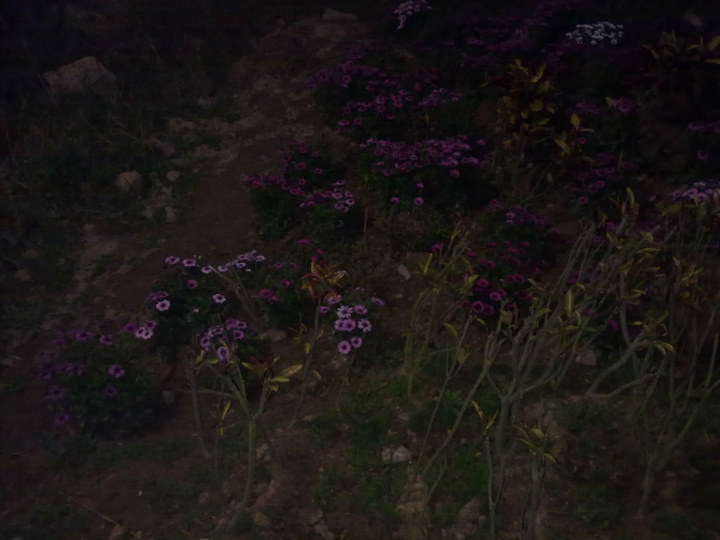
#> input picture 09.bmp, 720 x 540 px
$ python variational_model.py   (older library calls are emulated)
#> lines starting #> are read from the running program, lines starting #| are printed output that depends on the picture
### dark_channel_prior.py
import cv2
import numpy as np

class DarkChannelPrior:

    def __init__(self,
                 wsize,
                 ratio):
        """
        :param wsize : size of window for dark channel
        :param ratio: ratio of pixels used to estimate the atmosphere
        """
        self.wsize = wsize
        self.ratio = ratio


    def dark_channel(self, img):
        b, g, r = cv2.split(img)
        min_img = cv2.min(r, cv2.min(g, b))
        kernel = cv2.getStructuringElement(cv2.MORPH_RECT, (self.wsize, self.wsize))
        dark = cv2.erode(min_img, kernel)
        return dark

    def get_atmosphere(self, img, dark):
        img = img.reshape([-1, 3])
        img_dark = dark.flatten()
        top_k_index = np.argsort(img_dark)[-int(img_dark.size * self.ratio):]
        return np.max(np.take(img, top_k_index, axis=0), axis=0)

    def get_transmission(self, img, A):
        kernel = cv2.getStructuringElement(cv2.MORPH_RECT, (5, 5))
        return 1.0 - cv2.morphologyEx(self.dark_channel(img/A), cv2.MORPH_OPEN, kernel)

    def dehaze(self, img):
        dark = self.dark_channel(img)
        A = self.get_atmosphere(img, dark)
        print(A)
        print(dark.shape, A.shape)
        return A, self.get_transmission(img, A)

### padding.py
import numpy as np

def zero_pad(image, shape, position='corner'):
    shape = np.asarray(shape, dtype=int)
    imshape = np.asarray(image.shape, dtype=int)
    if np.alltrue(imshape == shape):
        return image

    if np.any(shape <= 0):
        raise ValueError("ZERO_PAD: null or negative shape given")

    dshape = shape - imshape
    if np.any(dshape < 0):
        raise ValueError("ZERO_PAD: target size smaller than source one")

    pad_img = np.zeros(shape, dtype=image.dtype)

    idx, idy = np.indices(imshape)

    if position == 'center':
        if np.any(dshape % 2 != 0):
            raise ValueError("ZERO_PAD: source and target shapes "
                             "have different parity.")
        offx, offy = dshape // 2
    else:
        offx, offy = (0, 0)

    pad_img[idx + offx, idy + offy] = image

    return pad_img

def psf2otf(psf, shape):
    if np.all(psf == 0):
        return np.zeros_like(psf)

    inshape = psf.shape

    psf_pad = zero_pad(psf, shape, position='corner')

    for axis, axis_size in enumerate(inshape):
        psf_pad = np.roll(psf_pad, -int(axis_size / 2), axis=axis)

    otf = np.fft.fft2(psf_pad)
    n_ops = np.sum(psf_pad.size * np.log2(psf_pad.shape))
    otf = np.real_if_close(otf, tol=n_ops)
    return otf

def getKernel(img):
    sizeF = np.shape(img)
    kernel = np.expand_dims(np.array([1.0]), axis=1)
    eigsK = psf2otf(kernel, sizeF)
    diff_kernel = np.expand_dims(np.array([1, -1]), axis=1)
    eigsDtD = np.abs(psf2otf(diff_kernel, sizeF)) ** 2 + np.abs(psf2otf(diff_kernel.T, sizeF)) ** 2
    return eigsK, eigsDtD

### variational_model.py
import cv2
import numpy as np

import dark_channel_prior as DCP
import padding as PD

class VariationalModel(object):

    def __init__(self, t0, alpha, beta, lam1, lam2):
        self.t0 = t0
        self.alpha = alpha
        self.beta = beta
        self.lam1 = lam1
        self.lam2 = lam2
        self.kernel = np.array([[0, 0, 0],
                                [-1, 0, 1],
                                [0, 0, 0]])

    def shrinkage(self, img, bh, bv, lam):
       former_h = cv2.filter2D(img.astype(dtype=np.float32), cv2.CV_32F, self.kernel) + bh
       former_v = cv2.filter2D(img.astype(dtype=np.float32), cv2.CV_32F, self.kernel.T) + bv
       latter = 1. / (2. * lam)

       tmp_h = np.maximum(np.abs(former_h) - latter, 0.0)
       tmp_v = np.maximum(np.abs(former_v) - latter, 0.0)

       dh = np.sign(former_h) * tmp_h
       dv = np.sign(former_v) * tmp_v

       return dh, dv

    def diff(self, img, bh, bv, dh, dv):
        new_bh = bh + cv2.filter2D(img.astype(dtype=np.float32), cv2.CV_32F, self.kernel) - dh
        new_bv = bv + cv2.filter2D(img.astype(dtype=np.float32), cv2.CV_32F, self.kernel.T) - dv
        return new_bh, new_bv

    def optimization(self, img):
        # 配列用意
        H, W = img.shape
        R = np.zeros((H, W), dtype=np.float32)                                                                      # 出力画像              => (W, H, 1) float32型
        T = self.t0                                                                                                 # 透過率マップ          => (W, H, 1) float32型

        bh = np.zeros((H, W), dtype=np.float32)
        bv = np.zeros((H, W), dtype=np.float32)
        vh = np.zeros((H, W), dtype=np.float32)
        vv = np.zeros((H, W), dtype=np.float32)

        F_conj_h = PD.psf2otf(np.expand_dims(np.array([1, -1]), axis=1), img.shape[:2]).conjugate()                 # FFT derivative operateor horizontal
        F_conj_v = PD.psf2otf(np.expand_dims(np.array([1, -1]), axis=1).T, img.shape[:2]).conjugate()               # FFT derivative operateor verical
        F_delta, F_div = PD.getKernel(img)

        count = 0
        while(count < 5):
            # Step1.
            dh, dv = self.shrinkage(R, bh, bv, self.lam1)
            phi1 = F_conj_h * np.fft.fft2(dh - bh) + F_conj_v * np.fft.fft2(dv - bv)
            # Step2.
            tmp = img / np.maximum(T, 0.3)
            top = np.fft.fft2(tmp) + self.alpha * self.lam1 * phi1
            bottom = F_delta + self.alpha * self.lam1 * F_div
            R = np.real(np.fft.ifft2(top / bottom))
            # Step3.
            bh, bv = self.diff(R, bh, bv, dh, dv)
            R = np.maximum(R, img)
            # Step4.
            uh, uv = self.shrinkage(T, vh, vv, self.lam2)
            phi2 = F_conj_h * np.fft.fft2(uh - vh) + F_conj_v * np.fft.fft2(uv - vv)
            top = np.fft.fft2(img/(R + 0.001)) + self.beta * self.lam2 * phi2
            bottom = F_delta + self.beta * self.lam2 * F_div
            T = np.real(np.fft.ifft2(top / bottom))
            # Step5.
            vh, vv = self.diff(T, vh, vv, uh, uv)
            T = np.maximum(np.minimum(T, 1.0), 0.0)
            count += 1
            #cv2.imshow("result", R.astype(dtype=np.uint8))
            cv2.imshow("T", T)
            cv2.waitKey(0)
        return R, T

if __name__ == '__main__':
    img = cv2.imread("09.bmp")
#> img is the input picture: shape (540, 720, 3); mean B, G, R 20.8, 22.6, 26.9
    img = img.astype(dtype=np.float32)
    A, inital_transmission = DCP.DarkChannelPrior(wsize=15, ratio=0.001).dehaze((img).astype(dtype=np.float32))
#> in dark_channel, `dark = cv2.erode(min_img, kernel)`:
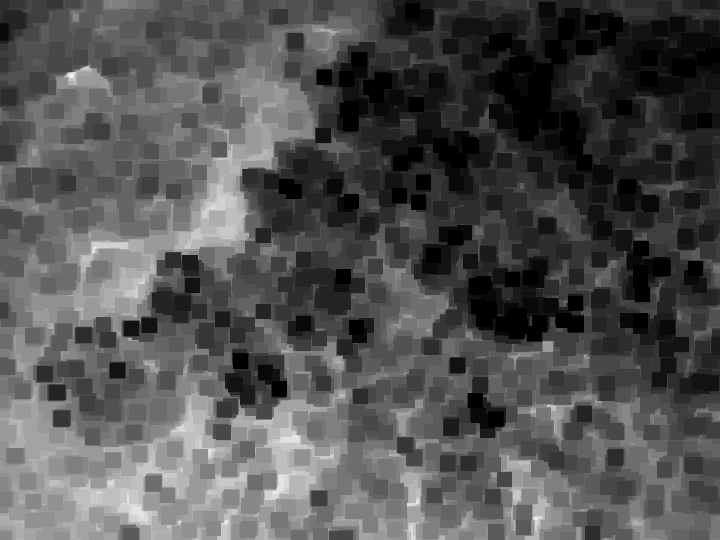
#> dark: shape (540, 720) float32; min 0, max 28, mean 9; drawn with min black and max white
#> in get_atmosphere, `top_k_index = np.argsort(img_dark)[-int(img_dark.size * self.ratio):]`: top_k_index = 388 values, max 382732 at index 250, min 52629 at index 201, mean 325455.8
#> in dehaze, `A = self.get_atmosphere(img, dark)`: A = [52, 58, 73]
#| [52. 58. 73.]
#| (540, 720) (3,)
#> in get_transmission, `return 1.0 - cv2.morphologyEx(self.dark_channel(img/A), cv2.MORPH_OPEN..`:
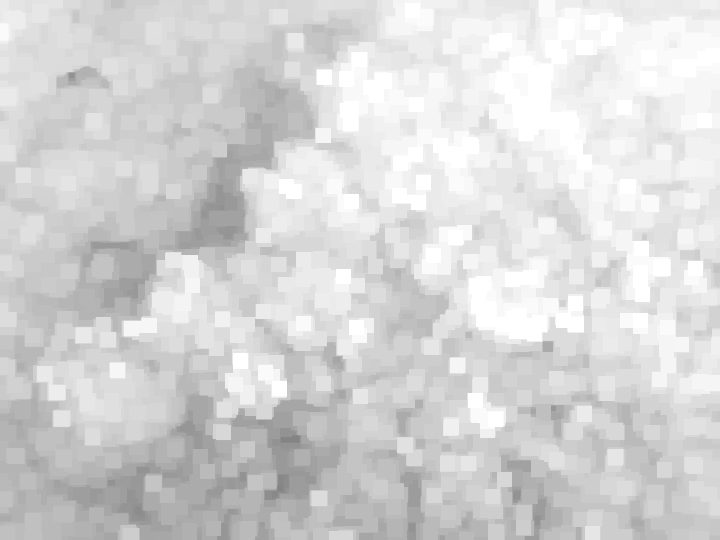
#> returned value: shape (540, 720) float32; min 0.519, max 1, mean 0.841
#> A = [52, 58, 73]
    b, g, r = cv2.split(img)
    b = 1.0 - b / A[0]
    g = 1.0 - g / A[1]
    r = 1.0 - r / A[2]
    b_output, b_trans_map = VariationalModel(inital_transmission, 0.1, 0.1, 0.1, 10).optimization(b)
#> in zero_pad, `pad_img[idx + offx, idy + offy] = image`:
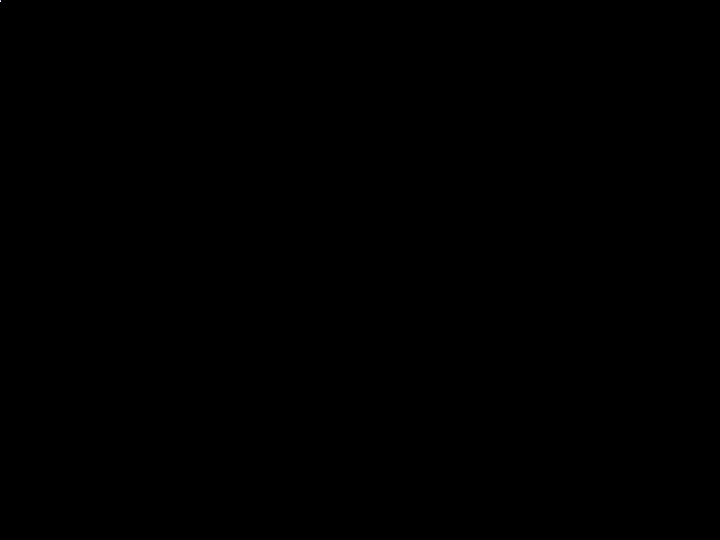
#> pad_img: shape (540, 720) int64; 3 distinct labels, from -1 to 1; one colour per label, 0 black, -1 white
#> in diff, `new_bh = bh + cv2.filter2D(img.astype(dtype=np.float32), cv2.CV_32F, s..`:
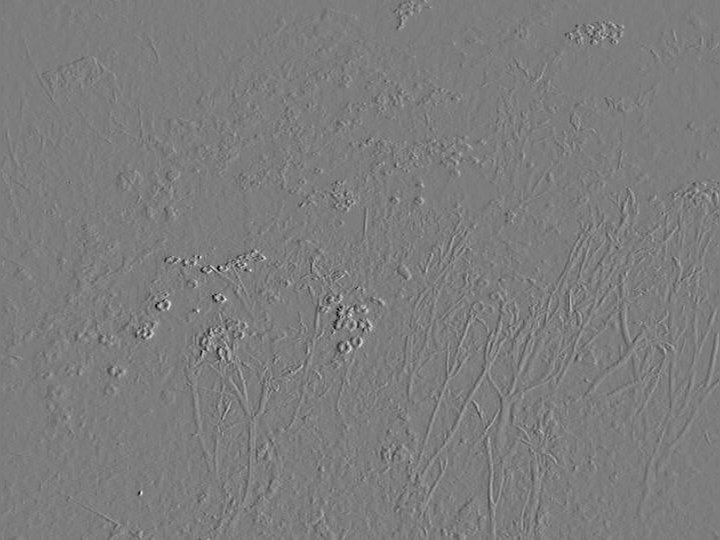
#> new_bh: shape (540, 720) float32; min -1.91, max 1.98, mean -2.99e-06; drawn with min black and max white
#> in optimization, `T = np.real(np.fft.ifft2(top / bottom))`:
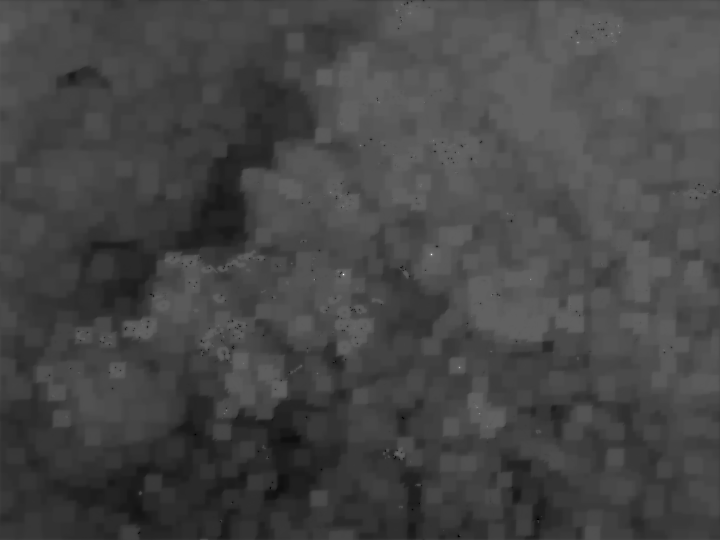
#> T: shape (540, 720) float64; min 0.434, max 1.91, mean 0.84; drawn with min black and max white
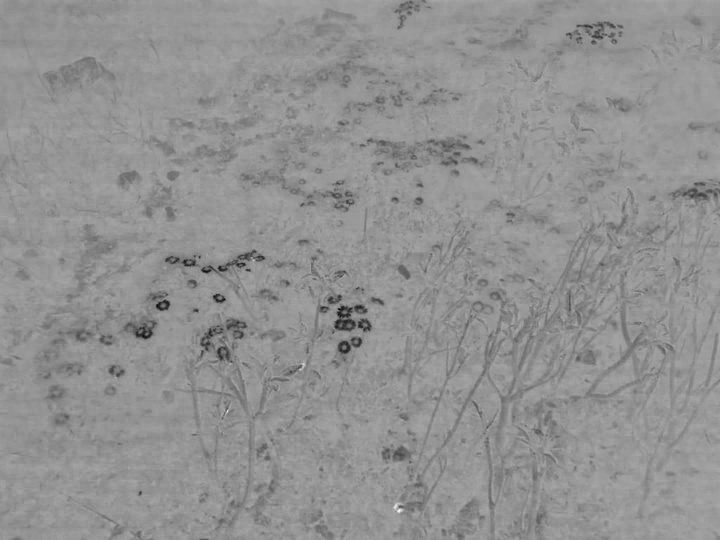
#> b_output: shape (540, 720) float64; min -1.54, max 2.4, mean 0.72; drawn with min black and max white
    g_output, g_trans_map = VariationalModel(inital_transmission, 0.1, 0.1, 0.1, 10).optimization(g)
#> in optimization (call 2), `tmp = img / np.maximum(T, 0.3)`:
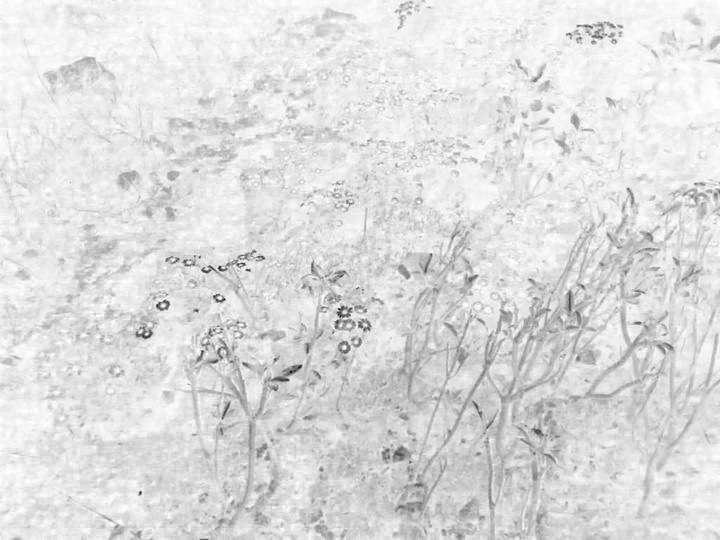
#> tmp: shape (540, 720) float32; min -1.13, max 1, mean 0.724; drawn with min black and max white
    r_output, r_trans_map = VariationalModel(inital_transmission, 0.1, 0.1, 0.1, 10).optimization(r)
    b_output = A[0] * (1. - b_output)
    g_output = A[1] * (1. - g_output)
    r_output = A[2] * (1. - r_output)
    output = cv2.merge((b_output, g_output, r_output))
    output = np.maximum(np.minimum(output, 255.), 0.0)
    cv2.imshow("result", output.astype(dtype=np.uint8))
    cv2.imshow("trans", ((b_trans_map + g_trans_map + r_trans_map)/3.0))
    cv2.imshow("init", inital_transmission)
    #cv2.imshow("b_result", b_trans_map)
    #cv2.imshow("g_result", g_trans_map)
    #cv2.imshow("r_result", r_trans_map)
    cv2.waitKey(0)

$ run again, with 01.bmp copied over 09.bmp
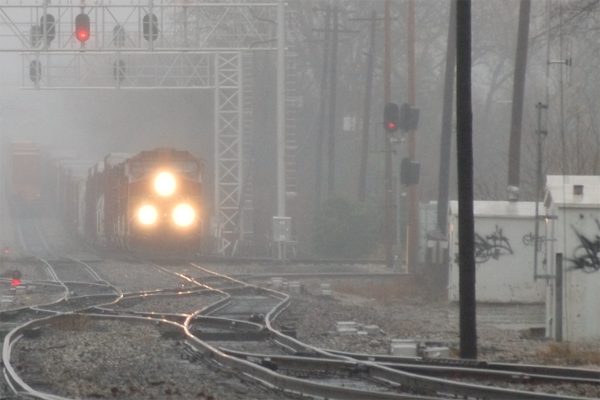
#> input picture 01.bmp, 600 x 400 px
#> img is the input picture: shape (400, 600, 3); mean B, G, R 128.9, 131.4, 134.1
#> top_k_index = 240 values, max 130383 at index 78, min 35400 at index 163, mean 54797.4
#> in dehaze, `A = self.get_atmosphere(img, dark)`: A = [255, 255, 255]
#| [255. 255. 255.]
#| (400, 600) (3,)
#> in get_transmission, `return 1.0 - cv2.morphologyEx(self.dark_channel(img/A), cv2.MORPH_OPEN..`:
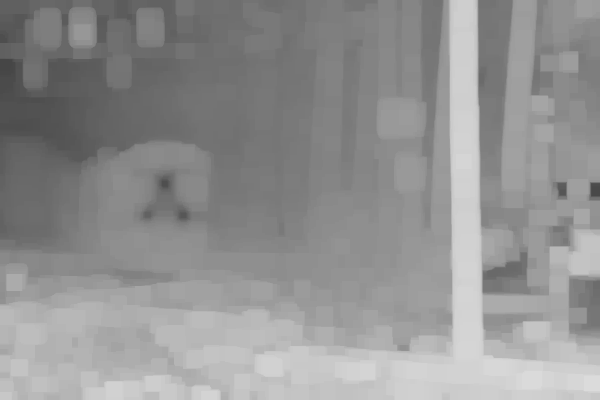
#> returned value: shape (400, 600) float32; min 0.278, max 0.859, mean 0.575
#> pad_img: shape (400, 600) int64; 3 distinct labels, from -1 to 1
#> pad_img: shape (400, 600) int64; 3 distinct labels, from -1 to 1
#> F_delta: shape (400, 600) float64; every value is 1
#> in optimization (call 2), `tmp = img / np.maximum(T, 0.3)`:
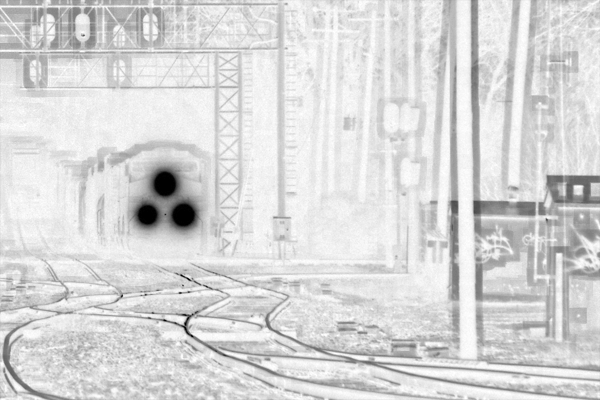
#> tmp: shape (400, 600) float32; min 0, max 1, mean 0.847

$ run again, with 016.bmp copied over 09.bmp
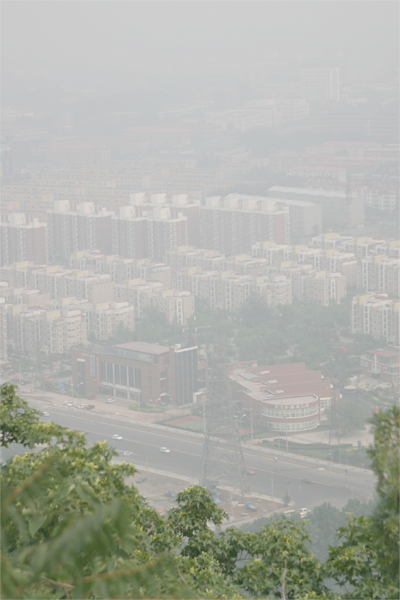
#> input picture 016.bmp, 400 x 600 px
#> img is the input picture: shape (600, 400, 3); mean B, G, R 167.6, 175.6, 173.5
#> top_k_index = 240 values, max 6612 at index 0, min 200 at index 195, mean 3854.7
#> in dehaze, `A = self.get_atmosphere(img, dark)`: A = [211, 211, 211]
#| [211. 211. 211.]
#| (600, 400) (3,)
#> in get_transmission, `return 1.0 - cv2.morphologyEx(self.dark_channel(img/A), cv2.MORPH_OPEN..`:
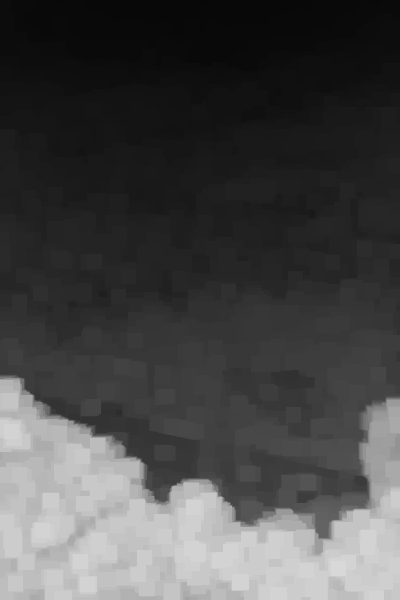
#> returned value: shape (600, 400) float32; min 0.0284, max 0.848, mean 0.284
#> pad_img: shape (600, 400) int64; 3 distinct labels, from -1 to 1
#> pad_img: shape (600, 400) int64; 3 distinct labels, from -1 to 1
#> F_delta: shape (600, 400) float64; every value is 1
#> in optimization (call 2), `R = np.maximum(R, img)`:
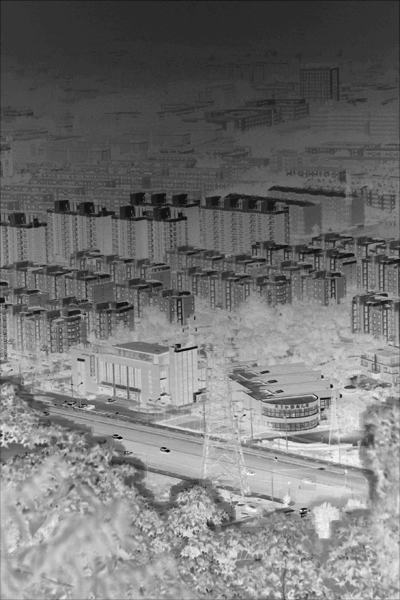
#> R: shape (600, 400) float64; min -0.0948, max 0.934, mean 0.374; drawn with min black and max white

$ run again, with 02.bmp copied over 09.bmp
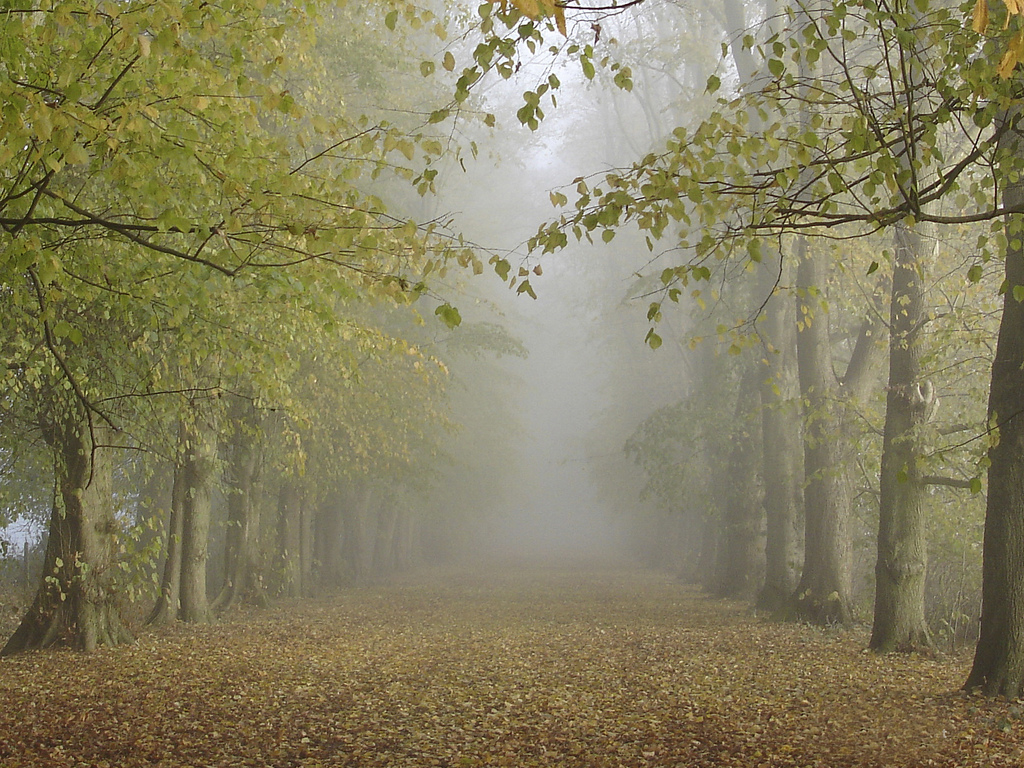
#> input picture 02.bmp, 1024 x 768 px
#> img is the input picture: shape (768, 1024, 3); mean B, G, R 94.7, 127.1, 133.5
#> top_k_index = 786 values, max 175663 at index 300, min 64023 at index 370, mean 125100.4
#> in dehaze, `A = self.get_atmosphere(img, dark)`: A = [255, 252, 249]
#| [255. 252. 249.]
#| (768, 1024) (3,)
#> pad_img: shape (768, 1024) int64; 3 distinct labels, from -1 to 1
#> pad_img: shape (768, 1024) int64; 3 distinct labels, from -1 to 1
#> F_delta: shape (768, 1024) float64; every value is 1
#> former_h: shape (768, 1024) float32; every value is 0
#> in diff, `new_bv = bv + cv2.filter2D(img.astype(dtype=np.float32), cv2.CV_32F, s..`:
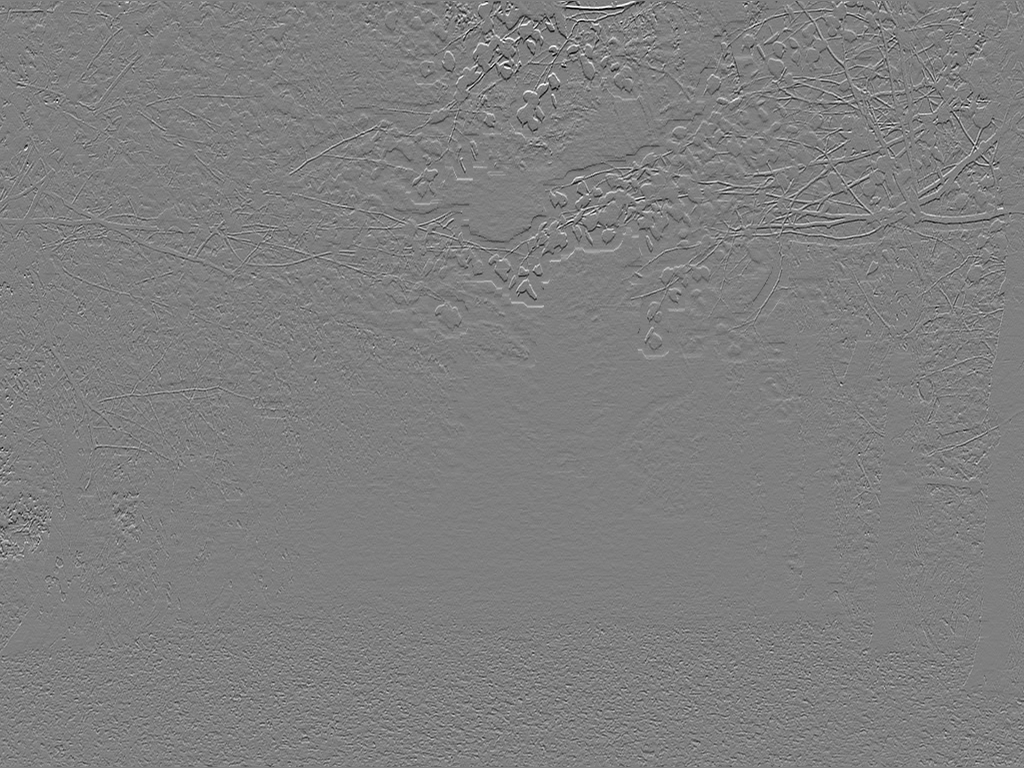
#> new_bv: shape (768, 1024) float32; min -0.976, max 0.979, mean 0.000345; drawn with min black and max white
